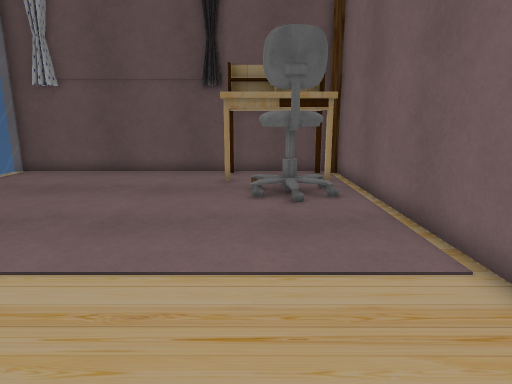
View 1 (above)

12 first-person views from a walk through a scene from a Unity 3-D project. The camera is 1.2 m above the floor, tilts 12° down and sees 75° across. The floor is counted in squares, 0.5 m on a side. Each view is taken from the middle of a square. On the plan, view 1 faces up. The plan holds only what a view shows up to about 20 squares ahead; the rest is blank. The player is left out. Some surface patterns are stand-ins.

View 2
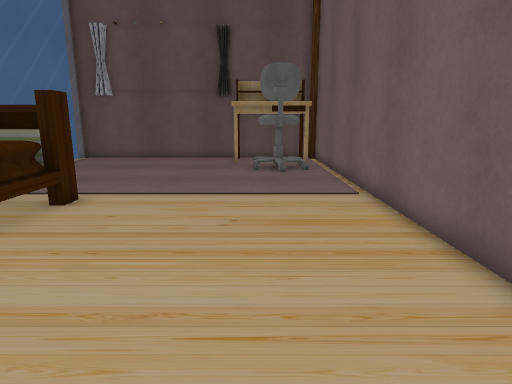

View 3
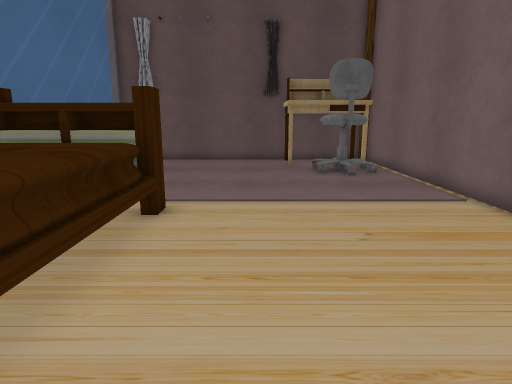

View 4
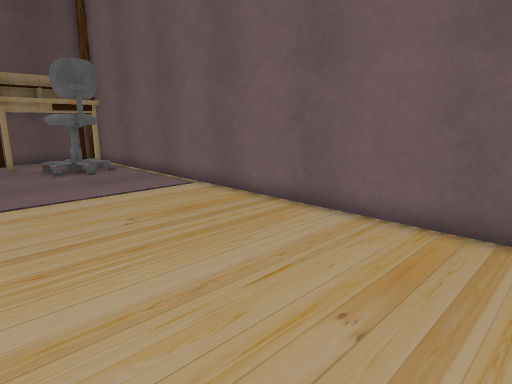

View 5
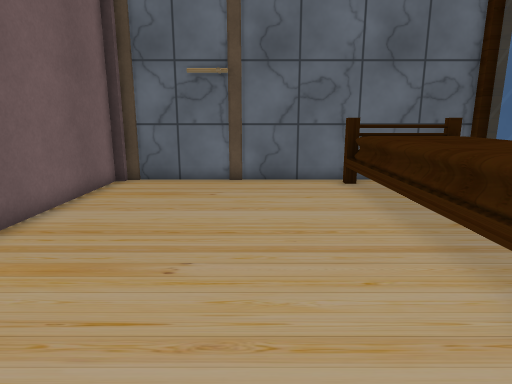

View 6
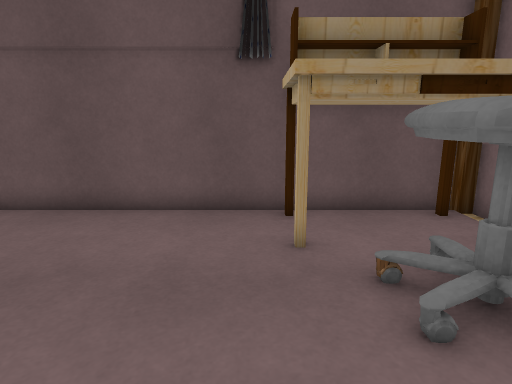

View 7
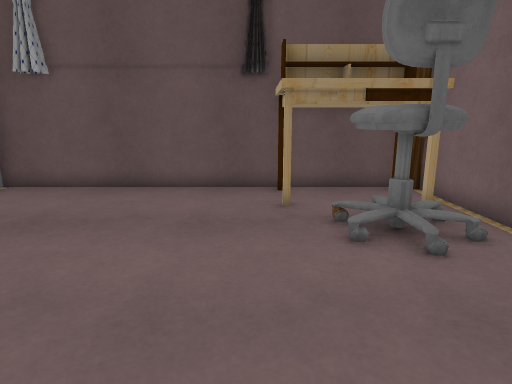

View 8
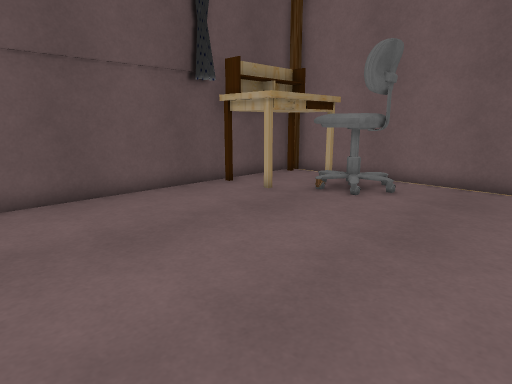

View 9
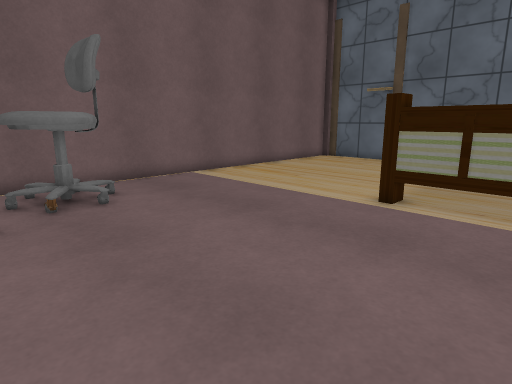

View 10
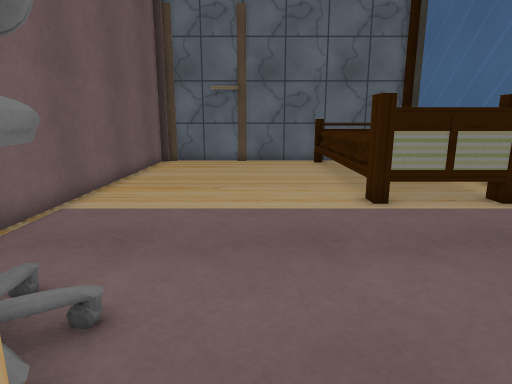

View 11
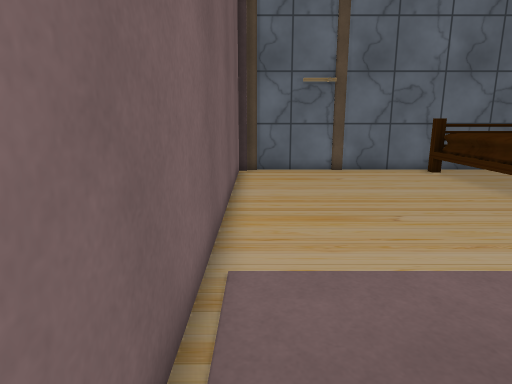

View 12
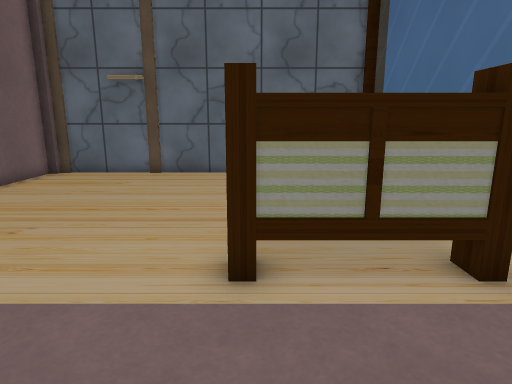

### Floor plan
Key: @ floor where view 1 was taken; # wall or solid block; . floor; = window, fence, low wall or low ledge; E desk; C chair; B bed; O other object.
Columns run from 12 left of view 1 to 4 right of it. Each row starts with its distance up from view 1.
 16 #################
 15  =.........EEEEE#
 14   .........EEEE #
 13   .........EECEE#
 12   ..........CCC.#
 11   ..........CCC.#
 10   ..........CCC.#
  9   ..............#
  8   ..............#
  7    .............#
  6    .............#
  5   ..............#
  4   BBBBB.........#
  3    BBBB.........#
  2     BBB.........#
  1     BBB.........#
  0      BB.....@...#
 -1     BBB.........#
 -2    BBBB.........#
 -3    BBBB.........#
 -4    BBBB.........#
 -5    BBBB.........#
 -6    OOOB.........#
 -7  ################

Where each view was taken, in squares from view 1:
view 1: 0 up, 0 right, facing up
view 2: 6 down, 0 right, facing up
view 3: 5 down, 3 left, facing up
view 4: 6 down, 4 left, facing up-right
view 5: 7 up, 2 left, facing down
view 6: 7 up, 2 left, facing up
view 7: 4 up, 2 left, facing up
view 8: 5 up, 10 left, facing up-right
view 9: 14 up, 10 left, facing down-right
view 10: 14 up, 2 left, facing down
view 11: 10 up, 3 right, facing down
view 12: 9 up, 6 left, facing down
